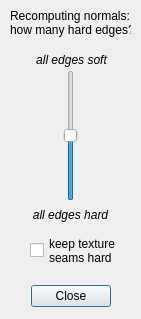
<?xml version="1.0" encoding="UTF-8"?>
<ui version="4.0">
 <class>AskCreaseDialog</class>
 <widget class="QDialog" name="AskCreaseDialog">
  <property name="geometry">
   <rect>
    <x>0</x>
    <y>0</y>
    <width>141</width>
    <height>319</height>
   </rect>
  </property>
  <property name="windowTitle">
   <string>Dialog</string>
  </property>
  <widget class="QDialogButtonBox" name="buttonBox">
   <property name="geometry">
    <rect>
     <x>20</x>
     <y>280</y>
     <width>101</width>
     <height>32</height>
    </rect>
   </property>
   <property name="orientation">
    <enum>Qt::Horizontal</enum>
   </property>
   <property name="standardButtons">
    <set>QDialogButtonBox::Close</set>
   </property>
   <property name="centerButtons">
    <bool>true</bool>
   </property>
  </widget>
  <widget class="QSlider" name="slider">
   <property name="geometry">
    <rect>
     <x>60</x>
     <y>70</y>
     <width>21</width>
     <height>131</height>
    </rect>
   </property>
   <property name="maximum">
    <number>100</number>
   </property>
   <property name="value">
    <number>50</number>
   </property>
   <property name="orientation">
    <enum>Qt::Vertical</enum>
   </property>
  </widget>
  <widget class="QLabel" name="label">
   <property name="geometry">
    <rect>
     <x>10</x>
     <y>7</y>
     <width>121</width>
     <height>31</height>
    </rect>
   </property>
   <property name="text">
    <string>Recomputing normals:
how many hard edges?</string>
   </property>
  </widget>
  <widget class="QLabel" name="label_2">
   <property name="geometry">
    <rect>
     <x>26</x>
     <y>50</y>
     <width>91</width>
     <height>20</height>
    </rect>
   </property>
   <property name="font">
    <font>
     <italic>true</italic>
    </font>
   </property>
   <property name="text">
    <string>all edges soft</string>
   </property>
   <property name="alignment">
    <set>Qt::AlignCenter</set>
   </property>
  </widget>
  <widget class="QLabel" name="label_3">
   <property name="geometry">
    <rect>
     <x>20</x>
     <y>204</y>
     <width>101</width>
     <height>21</height>
    </rect>
   </property>
   <property name="font">
    <font>
     <italic>true</italic>
    </font>
   </property>
   <property name="text">
    <string>all edges hard</string>
   </property>
   <property name="alignment">
    <set>Qt::AlignCenter</set>
   </property>
  </widget>
  <widget class="QCheckBox" name="seamsCB">
   <property name="geometry">
    <rect>
     <x>30</x>
     <y>230</y>
     <width>111</width>
     <height>41</height>
    </rect>
   </property>
   <property name="text">
    <string>keep texture
seams hard</string>
   </property>
  </widget>
 </widget>
 <resources/>
 <connections>
  <connection>
   <sender>buttonBox</sender>
   <signal>accepted()</signal>
   <receiver>AskCreaseDialog</receiver>
   <slot>accept()</slot>
   <hints>
    <hint type="sourcelabel">
     <x>248</x>
     <y>254</y>
    </hint>
    <hint type="destinationlabel">
     <x>157</x>
     <y>274</y>
    </hint>
   </hints>
  </connection>
  <connection>
   <sender>buttonBox</sender>
   <signal>rejected()</signal>
   <receiver>AskCreaseDialog</receiver>
   <slot>reject()</slot>
   <hints>
    <hint type="sourcelabel">
     <x>316</x>
     <y>260</y>
    </hint>
    <hint type="destinationlabel">
     <x>286</x>
     <y>274</y>
    </hint>
   </hints>
  </connection>
 </connections>
</ui>
